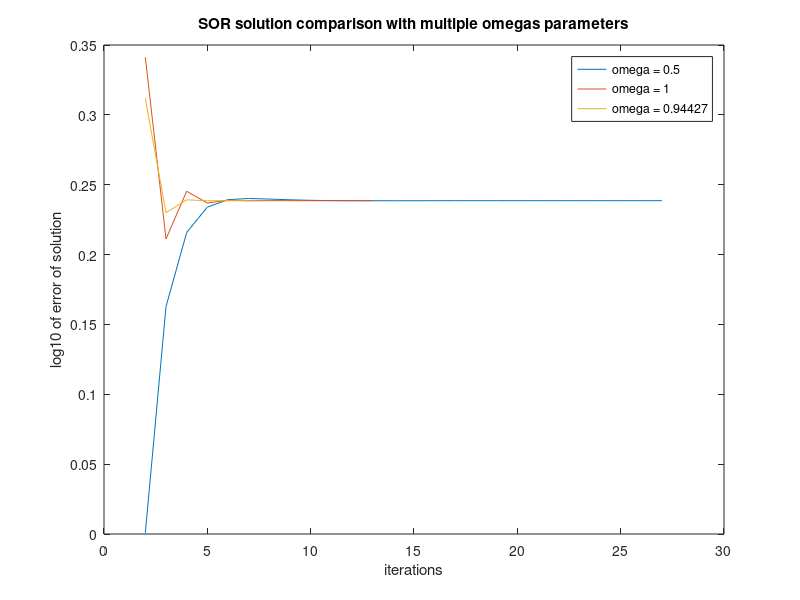

MATLAB code to generate this figure:
function exercise4_12 ()
% EXERCISE4_12 Solves exercse 4.12 of book.
%
% exercise4_12 ()
%
% Plots SOR iterations errors for multiple values of omega.

% Copyright 2017 Stefano Fogarollo
%
% Licensed under the Apache License, Version 2.0 (the "License");
% you may not use this file except in compliance with the License.
% You may obtain a copy of the License at
%
% http://www.apache.org/licenses/LICENSE-2.0
%
% Unless required by applicable law or agreed to in writing, software
% distributed under the License is distributed on an "AS IS" BASIS,
% WITHOUT WARRANTIES OR CONDITIONS OF ANY KIND, either express or implied.
% See the License for the specific language governing permissions and
% limitations under the License.

A = [
     2 0 1;
     0 2 0;
     -1 0 2;
];  % input matrix
b = [3 2 1]';  % known terms

toll = 1e-8;
kmax = 40;
x0 = zeros(3, 1);
o = 1;  % initial set of omega parameter
xSolution = zeros(3, 1);  % correct solution of Ax = b

%% Solve system
oValues = [0.5 1 0.944272];

%% Solve with mulitple omegas
for oI = 1 : length(oValues)
    o = oValues(oI);
    n = size(A, 1);
    k = 0;
    x = x0;
    r = b - A * x;
    testToll = norm(r);
    toll = toll * norm(b);
    xHelper = zeros(n, 1);
    errors = [];
    
    while testToll > toll && k < kmax
        k = k + 1;
        errors = [errors log10(norm(x - xSolution))];  % add error of iteration

        for i = 1 : n
            xHelper(i) = 0;
            for j = 1 : i - 1
                xHelper(i) = xHelper(i) + A(i, j) * xHelper(j);
            end

            for j = i + 1 : n
                xHelper(i) = xHelper(i) + A(i, j) * x(j);
            end

            xHelper(i) = (b(i) - xHelper(i)) / A(i, i);
            xHelper(i) = x(i) + o * (xHelper(i) - x(i));
        end

        x = xHelper;
        r = b - A * x;
        testToll = norm(r);
    end
    
    %% Plot errors
    plot(linspace(1, k, k), errors, '-');  % plot iterations
    hold on  % wait before showing plot
    legendInfo{oI} = ['omega = ' num2str(o)];
end

%% Prettify plot
xlabel('iterations');  % add axis labels to plot
ylabel('log10 of error of solution');
title('SOR solution comparison with multiple omegas parameters');  % add title
legend(legendInfo);  % add legend
hold off  % release lock and show plot
